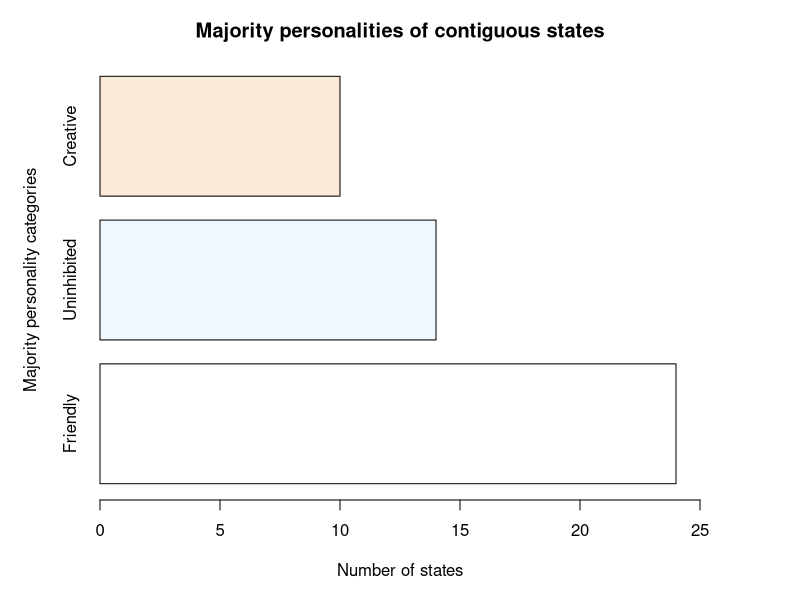
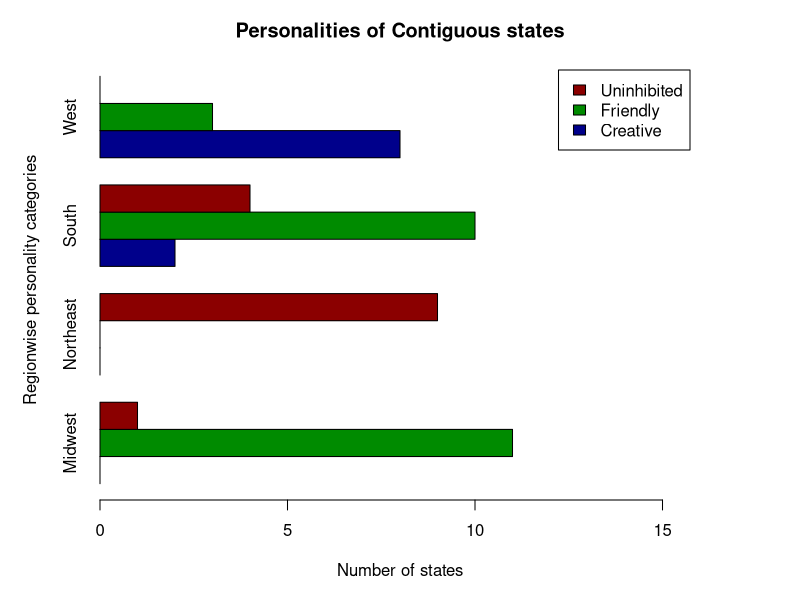
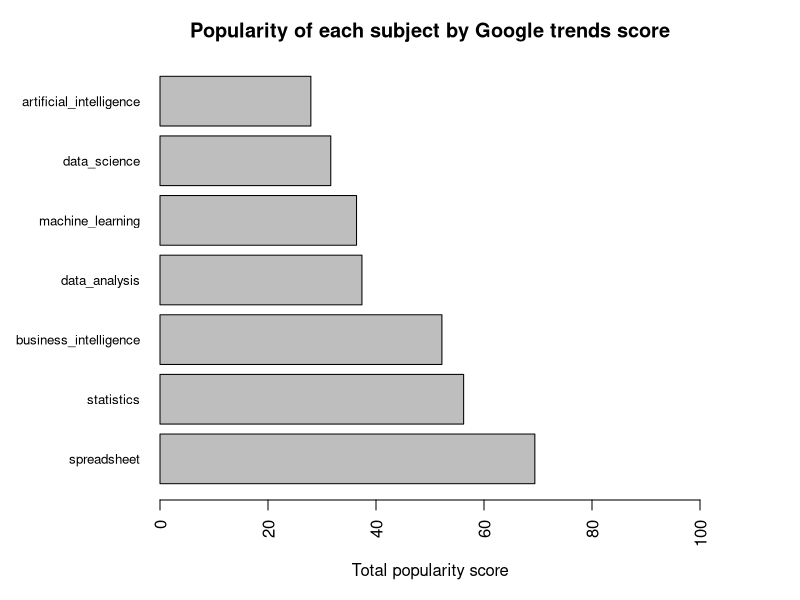
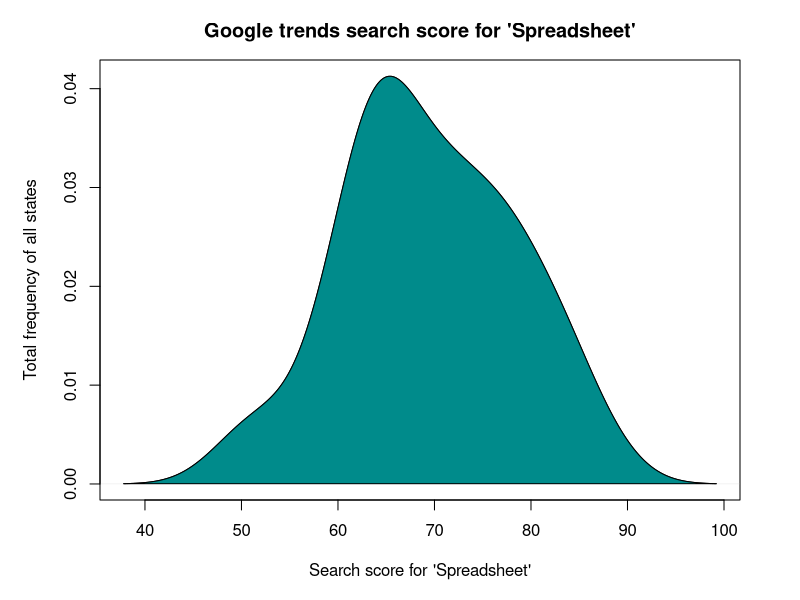
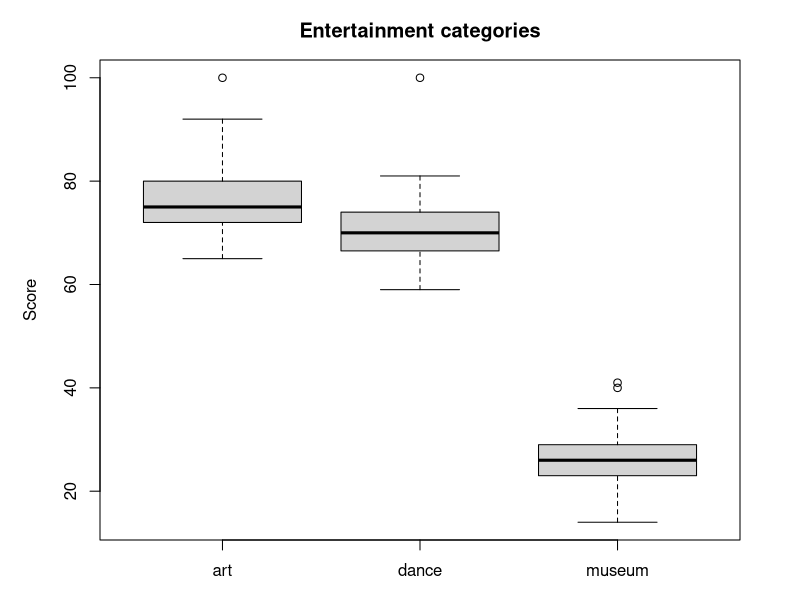
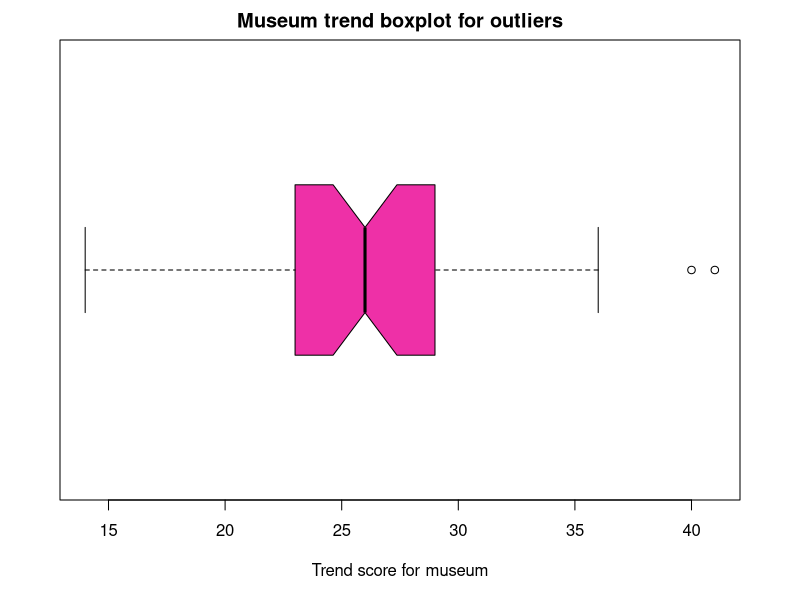

R code for these plots, in order: (Note: this script raises an error after producing the figures.)
library(readxl)
library(tidyverse)
library(dplyr)



# Importing data
df <- read.csv('Source/region_stats.csv')
glimpse(df)



# Converting string values to factors for further use
df1 <- df |> mutate(across(where(is_character), as.factor))
glimpse(df1)



# Total number of states based on majority personality categories
par(mar = c(bottom = 5, left = 5, top = 3, right = 5))
df1 |> select(psy_reg) |> table() |>sort(decreasing = T) |>
  barplot(main = 'Majority personalities of contiguous states',
          horiz = T,
          ylab = 'Majority personality categories',
          xlab = 'Number of states',
          xlim = c(0,25),
          col = colors(3))



# Region wise subset where each value represents relative percentage
# Contingency table is used here
table(df1$region, df1$psy_reg) |>
  prop.table() |> round(2)*100



# Plotting those subsets
df_temp <- df1 |> select(psy_reg, region) |> table()
df_temp|>barplot(main = 'Personalities of Contiguous states',
          horiz = T,
          ylab = 'Regionwise personality categories',
          xlab = 'Number of states',
          xlim = c(0,16),
          col = c('blue4', 'green4', 'red4'),
          legend = rownames(df_temp),
          beside = T)



# Analyzing popularity of each subject
par(mar = c(bottom = 5, left = 8, top = 3, right = 5))
df1[c('data_science','artificial_intelligence','machine_learning','data_analysis','business_intelligence','spreadsheet','statistics')] |>
  apply(2, as.numeric, na.rm = TRUE) |>
  colMeans() |> sort(decreasing = T) |>
  barplot(horiz = T,
        xlim = c(0,100),
        las=2, cex.names = 0.8,
        main = 'Popularity of each subject by Google trends score',
        xlab = 'Total popularity score')
# Spreadsheet is the most popular



# Density plot of spreadsheet score 
par(mar = c(bottom = 5, left = 5, top = 3, right = 3))
df_temp <- df1 |> pull(spreadsheet) |> as.numeric() |> density()
df_temp |> plot(
    main = "Google trends search score for \'Spreadsheet\'",
    xlab = "Search score for \'Spreadsheet\'",
    ylab   = "Total frequency of all states")
df_temp |> polygon(col = 'cyan4')
# Most scores are between 60 and 70



# Google trends score for entertainment category
par(mar = c(bottom = 3, left = 5, top = 3, right = 3))
df1 |>
  select(art:museum) |>
  boxplot(main='Entertainment categories',
          ylab='Score')
# category of museum has more outliers



# getting more insights on museum
par(mar = c(bottom = 5, left = 3, top = 2, right = 3))
df1 |> select(museum) |>
  boxplot(
  horizontal = T,
  main = 'Museum trend boxplot for outliers',
  xlab = 'Trend score for museum',
  col = 'maroon2',
  notch = T)
fivenum(df6$museum)

# Checking those outliers
df1 |> filter(museum>37) |> select(state, museum) |> arrange(desc(museum))
# Museum is more famous in New York and Massachusetts



# Checking if there is any correlation between different sports
df1 |> select(basketball:hockey) |> plot(main='Relation between different sports')
# there some relation between popularity of baseball and football



# Getting more insights in those two games
par(mar = c(bottom = 5, left = 5, top = 2, right = 3))
df1 |> select(football,baseball) |> plot(main='Relation between football and baseball',
                                         ylab='baseball')
lm(df1$football~df1$baseball) |> abline()
# these two games have good relation in search scores



# Checking which states are closely related based on games trend score
df_temp2 <- df1 |> select(basketball:hockey) |> dist() |> hclust()
df_temp2 |> plot(labels = df1$state,
       main = 'Clustering of states based on similar sports trend scores',
       xlab = 'States',
       ylab = 'Score',
       sub = '')
df_temp2 |> rect.hclust(k=5, border = 5:11)



# Checking for any relation between trend scores of different subjects
df_temp3 <- df1 |> select(
  DS = data_science,  # New = old
  AI = artificial_intelligence,
  ML = machine_learning,
  DA = data_analysis,
  BI = business_intelligence,
  SS = spreadsheet,
  Stats = statistics)
plot(df_temp3, main='Relation between subjects')
cor(df_temp3) |> round(2)
# there is very good correlation between DS, AI, ML, DA



# Checking for any relation between subjects like DS and population traits
df_temp4 <- df1 |> select(data_science, extraversion:openness)
plot(df_temp4, main='Relation between DS and traits')
lm(df_temp4)

df_temp4 |> select(data_science,openness) |> plot(main='Relation between DS and Openness')
lm1 <- lm(df1$data_science~df1$openness) |> abline()

